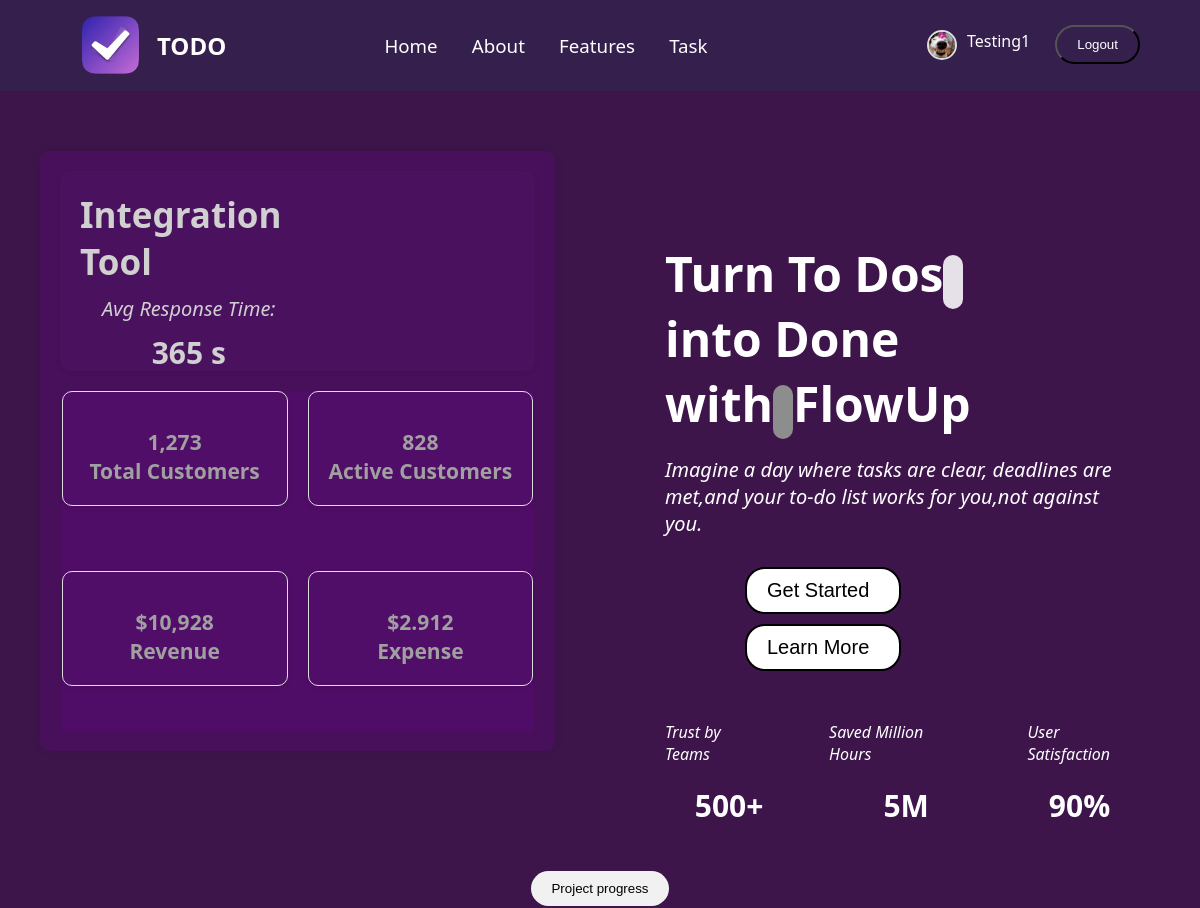
Page / (signed in, upper part) on the earlier database version.
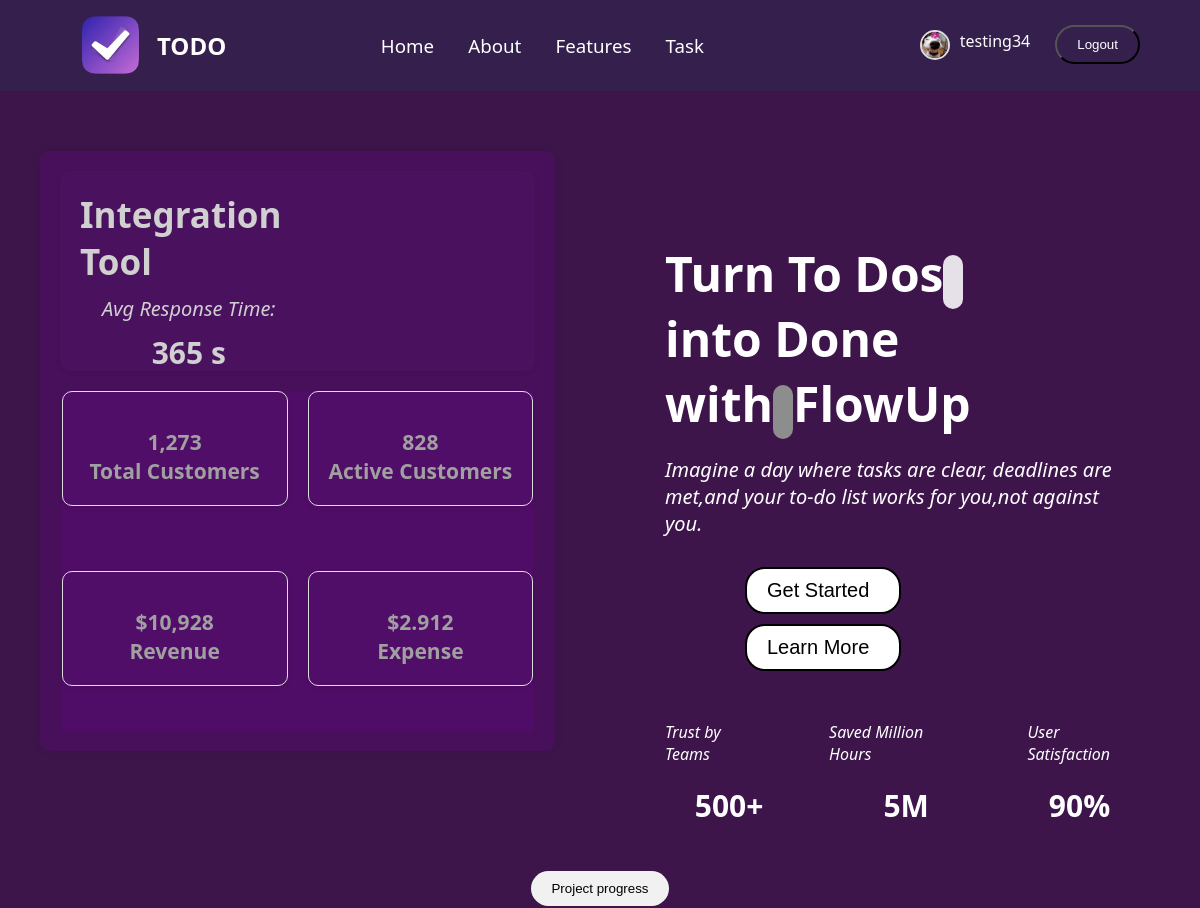
Same page on the later database version.
### Todo/models.py (models this page shows, shortened)
class Profile(models.Model):
    user=models.ForeignKey(User,on_delete=models.CASCADE,blank=True,null=True)
    image=models.ImageField(upload_to='profile_pics',blank=True,null=True)
    firstname=models.CharField(max_length=20,blank=True,null=True)
    lastname = models.CharField(max_length=20,blank=True,null=True)
    email=models.CharField(max_length=200,blank=True,null=True)
    phone= models.IntegerField(default=0,blank=True,null=True)

### Todo/views.py (the view)
# urls.py: path('',views.homepage,name='homepage'),
def homepage(request):
    try:
        profile = Profile.objects.filter(user=request.user).first()
    except:
        profile = None
    return render(request, "home.html", {"profile": profile})

### Todo/templates/home.html (shortened to what this page needs)
{% load static %}
<!DOCTYPE html>
<html lang="en">
<head>
    <link rel="stylesheet" href="{% static 'css/home.css' %}">
</head>
<body>
<div class="container">
     <div class="nav-bar">
        <div class="logo">
            <img src="{% static 'images/logo.png' %}" alt="">
            <h2>TODO</h2>
        </div>
      <div class="items">
        <h3>Home</h3>
        <a href="#features"><h3>About</h3></a>
        <a href="#features"><h3> Features</h3></a>
        {% if request.user.is_authenticated %}
        <a href="{% url 'addtodo' %}"><h3>Task</h3></a>
        {%endif%}
      </div>
        <div class="right">
          {% if request.user.is_authenticated %}
          <div class="profile-container">
            {% if profile and profile.image %}
            <div class="user_icon" onclick="showPopup('editPopup')">
            <h4><img src="{{profile.image.url}}" alt="Profile Pic" class="profile-pic">{{profile.firstname}}</h4>
            </div>
            {%else%}
            <h4><img src="{%static 'images/default-user.png'%}" alt="" class="profile-pic">{{request.user}}</h4>
            {%endif%}
          </div>
          <a href="{% url 'logout' %}"><button id="btn">Logout</button></a>
          {% else %}
          <button onclick="showPopup('loginPopup')">Login</button>
          <button onclick="showPopup('signupPopup')">Sign Up</button>
          {% endif %}
      </div>
     </div>
     <section class="hero">
        <div class="card_right">
           <div class="main_card">
            <div class="result"><h2>Integration Tool</h2>
           <p>Avg Response Time:</p>
           <h3>365 s</h3>
           </div>
           </div>
        <div class="hero-right">
        <div class="card">
            <h3>1,273 <br>Total Customers</h3></div>
        <div class="card"><h2></h2><h3>828 <br> Active Customers</h3></div>
        <div class="card"><h2> </h2><h3>$10,928 <br>Revenue </h3></div>
        <div class="card"><h2></h2><h3>$2.912 <br>Expense</h3></div>
       </div>
       </div>
       <div class="left">
       <div class="hero-left">
        <h2>Turn To Dos
          <span class="radio-icon"><ion-icon name="radio-outline"></ion-icon></span><br>
          into Done with<span class="flash"><ion-icon name="flash"></ion-icon></span>FlowUp</h2>
        <p>Imagine a day where tasks are clear, deadlines are met,and your to-do list works for you,not against you.</p>
        {% if request.user.is_authenticated %}
       <a href="{% url 'addtodo' %}"><button> <h6>Get Started</h6></button></a>
        {%else%}
        <button onclick="showPopup('loginPopup')"> <h6>Get Started<ion-icon name="arrow-forward-outline"></ion-icon></h6></button>
        {% endif %}
       <button> <h6>Learn More</h6></button>
       </div>
       <div class="details">
        <p>Trust by Teams</p>
        <p>Saved Million Hours</p>
        <p>User Satisfaction</p>
       </div>
       <div class="values">
        <h3>500+</h3>
        <h3>5M</h3>
        <h3>90%</h3>
       </div>
       </div>
     </section>
     <section class="main_contents">
      <div class="contents">
        <button class="btns">Project progress</button>
      </div>
     </section>
</div>
</body>
</html>

### Todo/static/css/home.css (style rules this page uses)
* { margin: 0; padding: 0; box-sizing: border-box; }
html { scroll-behavior: smooth; }
body { font-family: 'Segoe UI', Tahoma, Geneva, Verdana, sans-serif; margin: 0; padding: 0; background-color: #180e1f; color: #333; }
.container { width: 100%; }
.nav-bar { display: flex; justify-content: space-between; align-items: center; background-color: #341f4d; padding: 20px 0; border-bottom: 1px solid #341f4d; }
.items h3 { display: inline-block; margin: 0 15px; font-weight: 500; cursor: pointer; color: #ffffff; transition: color 0.3s ease; }
.right { display: flex; gap: 20px; margin-right: 5%; }
button { padding: 10px 20px; background-color: #341f4d; color: #000000; border-radius: 20px; cursor: pointer; transition: background-color 0.3s; color: white; }
.profile-pic { width: 30px; height: 30px; border-radius: 50%; object-fit: cover; cursor: pointer; border: 2px solid #ddd; transition: transform 0.2s ease, border-color 0.2s ease; }
.hero { display: flex; justify-content: space-between; padding: 60px 40px; background: #6d1d8372; gap: 90px; }
.hero-right { flex: 1; display: grid; grid-template-columns: repeat(2, 1fr); gap: 20px; background-color: #6f009438; }
.left { display: flex; flex-direction: column; align-items: center; justify-content: space-between; padding: 20px; width: 100%; height: 400px; margin-top: 70px; flex: 1; }
.card_right { display: flex; flex-direction: column; align-items: center; justify-content: space-between; background: #6f009438; padding: 20px; width: 50%; height: 600px; border-radius: 10px; box-shadow: 0 0 10px rgba(0,0,0,0.1); flex: 1; }
.main_card { display: grid; grid-template-columns: repeat(2, 1fr); flex-direction: column; align-items: center; justify-content: center; background: #54176e35; padding: 20px; width: 100%; height: 200px; box-shadow:0 2px 4px rgba(0,0,0,0.1); border-radius: 10px; margin-bottom: 20px; }
.main_contents { display: flex; justify-content: center; align-items: center; padding: 40px 20px; background-color: #6d1d8372; }
.btns { padding: 10px 20px; background-color: #f1f1f1; color: #000000; border: none; border-radius: 20px; cursor: pointer; transition: background-color 0.3s, color 0.3s, border 0.3s; margin-bottom: 10px; }

Differences in the rows shown:
changed Profile: firstname "Testing1" → "testing34"
